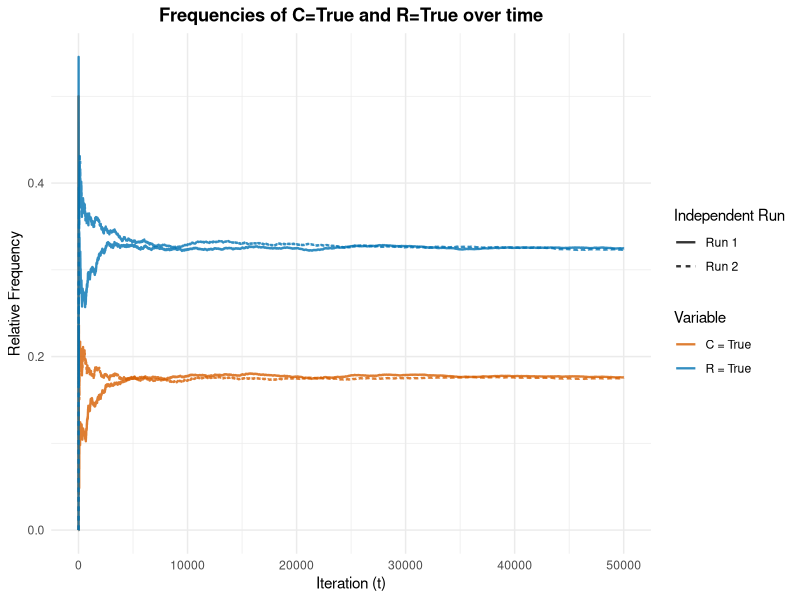
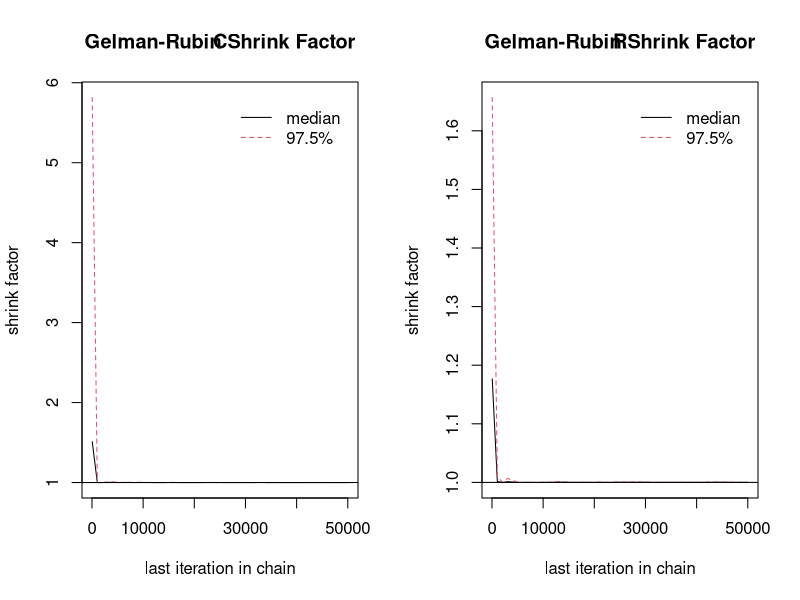
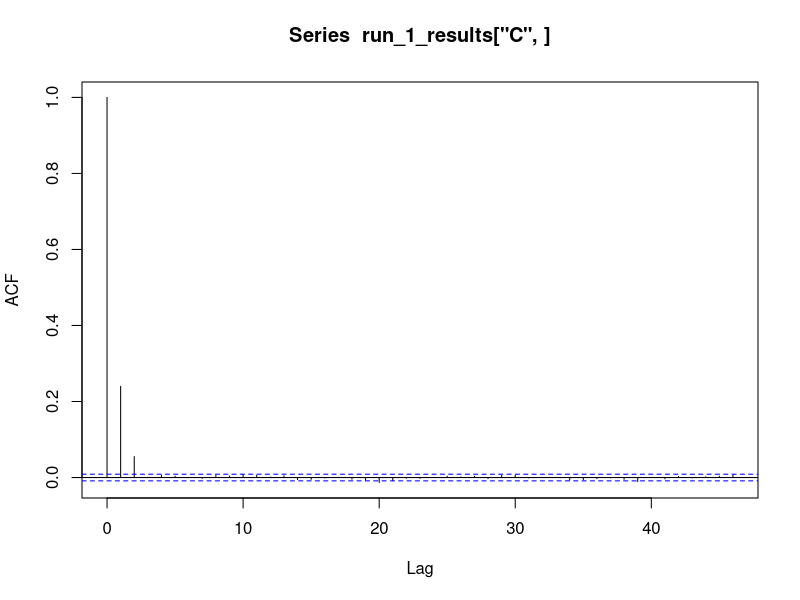
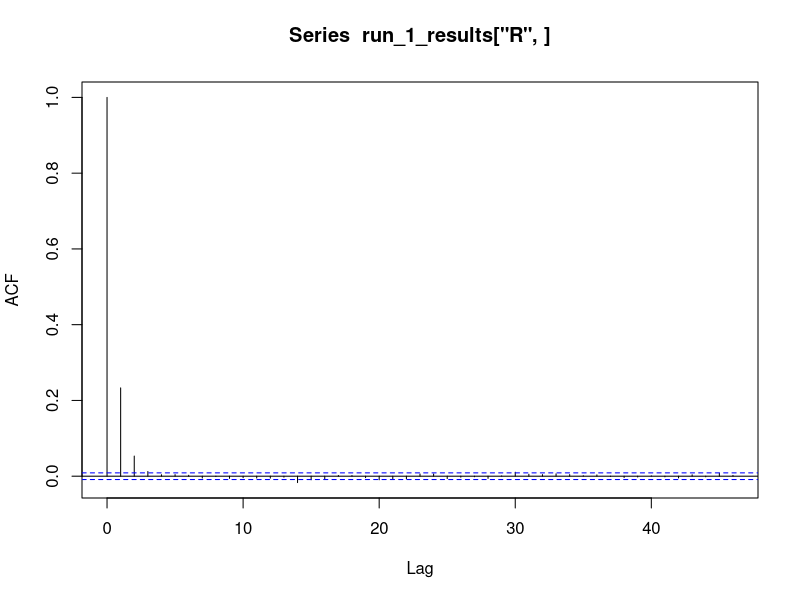

These figures' R source, in order:
## ---- chunk 1
set.seed(42)
## ---- chunk 2
tot_samples <- 100 

SW_Gibbs_samples <- matrix(0, nrow = 2, ncol = tot_samples) 
rownames(SW_Gibbs_samples) <- c("C", "R")

# initialising C and R with random starting states
current_C <- rbinom(1,1,0.5)   # rbinom(n=1, size=1, prob) flips a weighted coin
current_R <- rbinom(1,1,0.5)

for (n in seq(tot_samples)) {
  
  # sample C
  if (current_R == 1) {
    prob_C <- 0.444  # P(C=T | R=T, S=T, W=T)
  } else {
    prob_C <- 0.048  # P(C=T | R=F, S=T, W=T)
  }

  current_C <- rbinom(1, 1, prob_C) 
  
  # sample R
  if (current_C == 1) {
    prob_R <- 0.815  # P(R=T | C=T, S=T, W=T)
  } else {
    prob_R <- 0.216  # P(R=T | C=F, S=T, W=T)
  }
  current_R <- rbinom(1, 1, prob_R)
  
  # recording the current values
  SW_Gibbs_samples["C", n] <- current_C
  SW_Gibbs_samples["R", n] <- current_R
}  
## ---- chunk 3
count_rain <- rowSums(SW_Gibbs_samples)["R"]
count_clouds <- rowSums(SW_Gibbs_samples)["C"] # not asked

p_rain <- count_rain / tot_samples
p_clouds <- count_clouds /tot_samples # not asked

print(p_rain)
## ---- chunk 4
Gibbs_sampler <- function(tot_samples = 50000) {

  SW_Gibbs_samples <- matrix(0, nrow = 2, ncol = tot_samples)
  rownames(SW_Gibbs_samples) <- c("C", "R")
  
  # initialising C and R with random starting states
  current_C <- rbinom(1,1,0.5)   # rbinom(n=1, size=1, prob) flips a weighted coin
  current_R <- rbinom(1,1,0.5)
  
  for (n in seq(tot_samples)) {
    
    # sample C
    if (current_R == 1) {
      prob_C <- 0.444  # P(C=T | R=T, S=T, W=T)
    } else {
      prob_C <- 0.048  # P(C=T | R=F, S=T, W=T)
    }
  
    current_C <- rbinom(1, 1, prob_C) 
    
    # sample R
    if (current_C == 1) {
      prob_R <- 0.815  # P(R=T | C=T, S=T, W=T)
    } else {
      prob_R <- 0.216  # P(R=T | C=F, S=T, W=T)
    }
    current_R <- rbinom(1, 1, prob_R)
    
    # recording the current values
    SW_Gibbs_samples["C", n] <- current_C
    SW_Gibbs_samples["R", n] <- current_R
  } 
  
  return(SW_Gibbs_samples)
}
## ---- chunk 5
tot_samples = 50000

run_1_results <- Gibbs_sampler(tot_samples)
run_2_results <- Gibbs_sampler(tot_samples)
## ---- chunk 6
# correct path or remove entirely :)
setwd("~/My Documents/Carlo/ETH UBas UZH - MSc CBB/636-0702-00L Statistical Models in Computational Biology/Homeworks_GitHub_Linked/hw6")

library(ggplot2)

run_1_c_freq <- cumsum(run_1_results["C", ]) / seq_len(tot_samples)
run_1_r_freq <- cumsum(run_1_results["R", ]) / seq_len(tot_samples)
run_2_c_freq <- cumsum(run_2_results["C", ]) / seq_len(tot_samples)
run_2_r_freq <- cumsum(run_2_results["R", ]) / seq_len(tot_samples)

# Combine the data into a single data frame for ggplot
parte_plot_data <- data.frame(
  t = rep(seq(tot_samples), 4),
  Frequency = c(
    run_1_c_freq,
    run_1_r_freq,
    run_2_c_freq,
    run_2_r_freq
  ),
  Variable = rep(c("C = True", "R = True", "C = True", "R = True"), each = tot_samples),
  Run = rep(c("Run 1", "Run 1", "Run 2", "Run 2"), each = tot_samples)
)

ggplot(parte_plot_data, aes(x = t, y = Frequency, color = Variable, linetype = Run)) +
  geom_line(linewidth = 0.8, alpha = 0.8) +
  theme_minimal() +
  scale_color_manual(values = c("C = True" = "#D55E00", "R = True" = "#0072B2")) +
  labs(
    title = "Frequencies of C=True and R=True over time",
    x = "Iteration (t)",
    y = "Relative Frequency",
    color = "Variable",
    linetype = "Independent Run"
  ) +
  theme(
    legend.position = "right",
    plot.title = element_text(hjust = 0.5, face = "bold")
  )
## ---- chunk 7

library(coda)

# transpose so iterations are rows and select the raw R and C counts
combined_mcmc <- mcmc.list(mcmc(t(run_1_results[1:2,])),mcmc(t(run_2_results[1:2,])))

gelman.plot(combined_mcmc, main= "Gelman-Rubin Shrink Factor" )

gelman.diag(combined_mcmc)
## ---- chunk 8
acf(run_1_results["C",],type = c("correlation"))
## ---- chunk 9
acf(run_1_results["R",],type = c("correlation")) # lagmax parameter (not included, 30 to 40 by default) is with how many neighbours it calculates the auto-correlation function with
## ---- chunk 10
run_1_raw_burnt <- run_1_results[1:2,30001:50000]
run_2_raw_burnt <- run_2_results[1:2,30001:50000]

run_1_raw_burnt_thinned <- run_1_raw_burnt[,seq(1,ncol(run_1_raw_burnt),5)]
run_2_raw_burnt_thinned <- run_2_raw_burnt[,seq(1,ncol(run_2_raw_burnt),5)]

freq_run_1 <- rowMeans(run_1_raw_burnt_thinned)
freq_run_2 <- rowMeans(run_2_raw_burnt_thinned)

# taking the mean across runs
parth_R_mean <- mean(c(freq_run_1["R"],freq_run_2["R"]))
parth_C_mean <- mean(c(freq_run_1["C"],freq_run_2["C"]))

print(freq_run_1)
print(freq_run_2)
print(parth_R_mean)
## ---- chunk 11
comparison_table <- data.frame(
  Method = c(
    "Part c: 100 samples",
    "Part h: 50000 samples with burn-in and thinning",
    "Part i: analytical result"
  ),
  Probability = c(
    p_rain,
    parth_R_mean,
    0.320388
  )
)

knitr::kable(
  comparison_table,
  digits = 3,
  col.names = c("Method", "P(R=T | S=T, W=T)"),
  caption = "Comparison of estimated and analytical probabilities"
)
